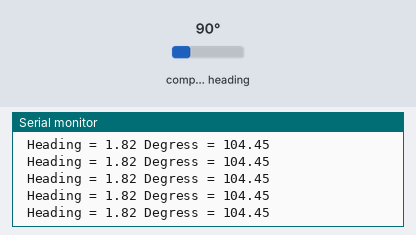
Simulated run of this sketch. Board: Arduino Uno, built with avr-gcc and run on an emulated ATmega328P. Parts: the last lines printed to the serial monitor. Inputs (shaded band) come from the test bench; at power-on: compass heading 90°.

Above: at 1.2 s.
1.3 s: compass heading set to 7°
At 1.34 s:
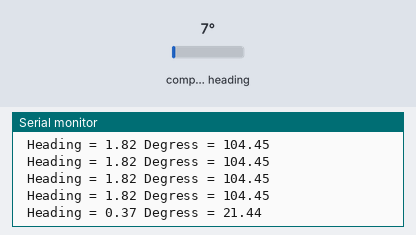
4.3 s: compass heading set to 180°
At 4.3 s:
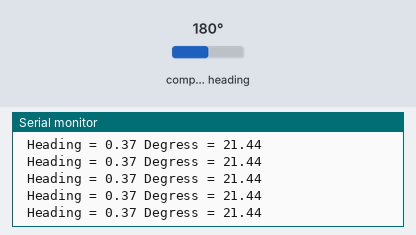
5.8 s: compass heading set to 269°
At 5.83 s:
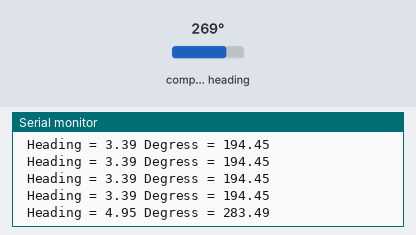
Timing chart, 0 to 8.8 s (numbered marks = the images above; inputs shaded):
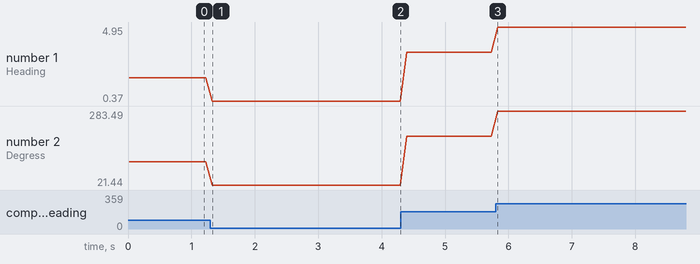

The sketch:

HMC5883L_compass.ino
```cpp
/*
  HMC5883L Triple Axis Digital Compass. Compass Example.
  Read more: http://www.jarzebski.pl/arduino/czujniki-i-sensory/3-osiowy-magnetometr-hmc5883l.html
  GIT: https://github.com/jarzebski/Arduino-HMC5883L
  Web: http://www.jarzebski.pl
  (c) 2014 by Korneliusz Jarzebski
*/

#include <Wire.h>
#include <HMC5883L.h>

HMC5883L compass;

void setup()
{
  Serial.begin(9600);

  // Initialize Initialize HMC5883L
  Serial.println("Initialize HMC5883L");
  while (!compass.begin())
  {
    Serial.println("Could not find a valid HMC5883L sensor, check wiring!");
    delay(500);
  }

  // Set measurement range
  compass.setRange(HMC5883L_RANGE_1_3GA);

  // Set measurement mode
  compass.setMeasurementMode(HMC5883L_CONTINOUS);

  // Set data rate
  compass.setDataRate(HMC5883L_DATARATE_30HZ);

  // Set number of samples averaged
  compass.setSamples(HMC5883L_SAMPLES_8);

  // Set calibration offset. See HMC5883L_calibration.ino
  compass.setOffset(0, 0);
}

void loop()
{
  Vector norm = compass.readNormalize();

  // Calculate heading
  float heading = atan2(norm.YAxis, norm.XAxis);

  // Set declination angle on your location and fix heading
  // You can find your declination on: http://magnetic-declination.com/
  // (+) Positive or (-) for negative
  // For Bytom / Poland declination angle is 4'26E (positive)
  // Formula: (deg + (min / 60.0)) / (180 / M_PI);
  float declinationAngle = (14.0 + (27.0 / 60.0)) / (180 / M_PI);
  heading += declinationAngle;

  // Correct for heading < 0deg and heading > 360deg
  if (heading < 0)
  {
    heading += 2 * PI;
  }

  if (heading > 2 * PI)
  {
    heading -= 2 * PI;
  }

  // Convert to degrees
  float headingDegrees = heading * 180/M_PI;

  // Output
  Serial.print(" Heading = ");
  Serial.print(heading);
  Serial.print(" Degress = ");
  Serial.print(headingDegrees);
  Serial.println();

  delay(100);
}
```

Measured:
- after the input at 1.3 s, the serial monitor: prints a new line at once (image 1)
- after the input at 5.8 s, the serial monitor: prints a new line at once (image 3)
- plotted number 1: 1.82 → 0.37 after the input at 1.3 s, 0.37 → 3.39 after the input at 4.3 s, 3.39 → 4.95 after the input at 5.8 s
- plotted number 2: 104.45 → 21.44 after the input at 1.3 s, 21.44 → 194.45 after the input at 4.3 s, 194.45 → 283.49 after the input at 5.8 s
